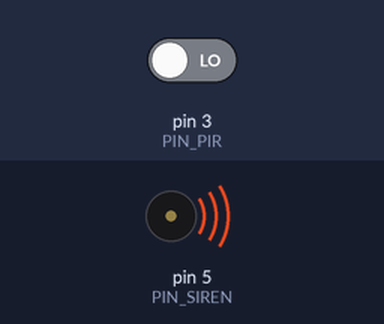
A sketch run on a simulated Arduino Uno, built with avr-gcc and run on an emulated ATmega328P. Parts: buzzer (waves = sounding, pin HIGH). The test bench sets the inputs (shaded band); at power-on: pin 3 (PIN_PIR) LOW.

Above: at 0.2 s.
At 30.1 s:
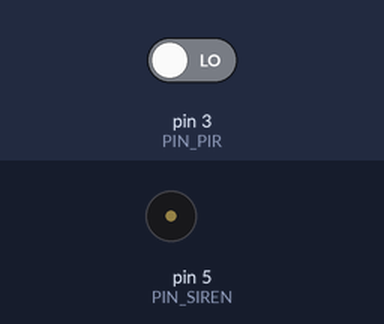
Timing chart, 0 to 32.0 s (numbered marks = the images above):
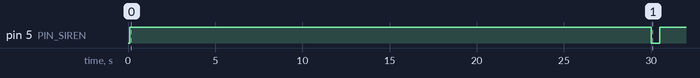

Measured:
- by itself, pin 5 (PIN_SIREN): LOW → HIGH at 0.10 s, → LOW 29.9 s later, → HIGH 0.50 s later

The sketch:

StandaloneSiren.ino
```cpp
#include <SPI.h>

// Arduino Digital I/O pin number
#define PIN_PIR 3
#define PIN_SIREN 5

#define RELAY_ON 0  // GPIO value to write to turn on attached relay
#define RELAY_OFF 1 // GPIO value to write to turn off attached relay

#define BOOT_BEEP_DURATION 100
#define ARMED_BEEP_DURATION 500
#define WARM_UP_TIME 30000             // Delay until armed (in milliseconds)
#define SIREN_DURATION (3 * 60 * 1000) // Time siren will be ON after been triggered by PIR

enum SensorState
{
  STATE_BOOTING,
  STATE_WARMING_UP,
  STATE_ARMED
};

unsigned long trippedSince = 0;
boolean lastSirenState = false;
SensorState currentState = STATE_BOOTING;

void controlSiren(boolean state)
{
  digitalWrite(PIN_SIREN, state ? RELAY_ON : RELAY_OFF);
  if (lastSirenState != state)
  {
    Serial.print("Siren ");
    Serial.println(state ? "ON" : "OFF");
    lastSirenState = state;
  }
}

void handlePIR()
{
  unsigned long now = millis();
  boolean tripped = digitalRead(PIN_PIR) == HIGH;
  if (tripped)
  {
    if (!trippedSince)
    {
      trippedSince = now + WARM_UP_TIME; //start siren with delay
      Serial.print("Siren will be ON in ");
      Serial.print(WARM_UP_TIME);
      Serial.println("ms");
    }
    else if (now > trippedSince)
      trippedSince = now; //extend siren time
  }
  else
  {
    if (trippedSince)
      if (now - trippedSince > SIREN_DURATION) //siren time expired?
      {
        trippedSince = 0;
        Serial.println("Siren time expired");
      }
  }

  boolean sirenState = trippedSince && (now >= trippedSince);

  controlSiren(sirenState);
}

void toggleSiren(unsigned long duration)
{
  controlSiren(true);
  delay(duration);
  controlSiren(false);
}

// the setup function runs once when you press reset or power the board
void setup()
{
  pinMode(PIN_PIR, INPUT);
  pinMode(PIN_SIREN, OUTPUT);

  digitalWrite(PIN_SIREN, RELAY_OFF);

  Serial.println("Started");
}

void loop()
{
  switch (currentState)
  {
  case STATE_BOOTING:
    toggleSiren(BOOT_BEEP_DURATION);
    currentState = STATE_WARMING_UP;
    Serial.println("Warming Up");
    break;

  case STATE_WARMING_UP:
    if (millis() >= WARM_UP_TIME)
    {
      toggleSiren(ARMED_BEEP_DURATION);
      currentState = STATE_ARMED;
      Serial.println("Armed");
    }
    break;

  case STATE_ARMED:
    handlePIR();
  }
}
```
